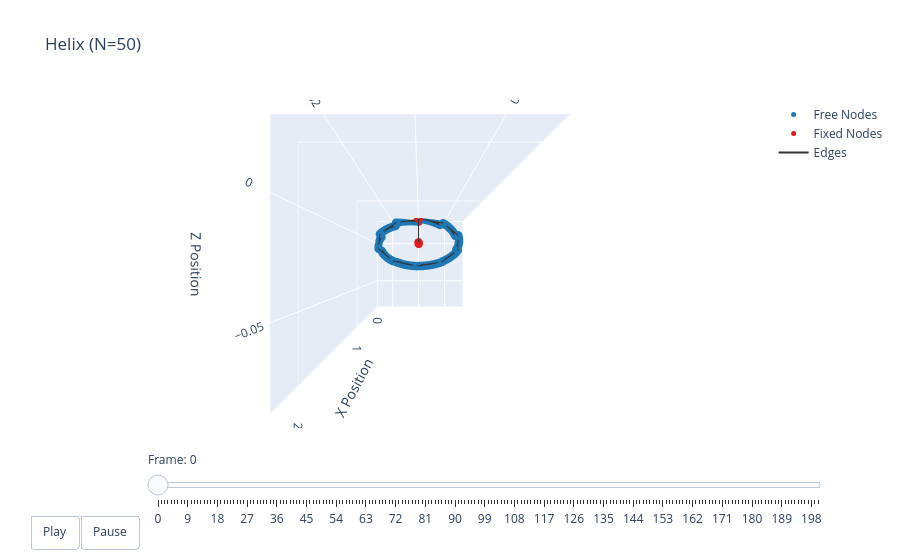

Source (notebook cell):
### Code cell
options = dismech.AnimationOptions(title='Helix (N=50)', plot_step=1, camera_view=(0,0))

fig = dismech.get_interactive_animation_plotly(robot, t_arr, qs, options)
fig.show()

### Figure 1 — Plotly figure (JSON) as saved in the notebook; plotly's stock layout.template omitted (floating-point values rounded to 4 significant figures; data arrays with more than 128 entries replaced by an {"elided": "..."} marker saying what was removed)
{"data": [{"marker": {"color": "#1f78b4", "size": 5}, "mode": "markers", "name": "Free Nodes", "type": "scatter3d", "x": [0.00202, 0.00404, 0.006061, 0.008081, 0.0101, 0.01212, 0.01414, 0.01616, 0.01818, 0.0202, 0.02222, 0.02424, 0.02626, 0.02828, 0.0303, 0.03232, 0.03434, 0.03636, 0.03838, 0.0404, 0.04242, 0.04444, 0.04646, 0.04849, 0.05051, 0.05253, 0.05455, 0.05657, 0.05859, 0.06061, 0.06263, 0.06465, 0.06667, 0.06869, 0.07071, 0.07273, 0.07475, 0.07677, 0.07879, 0.08081, 0.08283, 0.08485, 0.08687, 0.08889, 0.09091, 0.09293, 0.09495, 0.09697, 0.09899, 0.101, 0.103, 0.1051, 0.1071, 0.1091, 0.1111, 0.1131, 0.1152, 0.1172, 0.1192, 0.1212, 0.1232, 0.1253, 0.1273, 0.1293, 0.1313, 0.1333, 0.1354, 0.1374, 0.1394, 0.1414, 0.1434, 0.1455, 0.1475, 0.1495, 0.1515, 0.1535, 0.1556, 0.1576, 0.1596, 0.1616, 0.1636, 0.1657, 0.1677, 0.1697, 0.1717, 0.1737, 0.1758, 0.1778, 0.1798, 0.1818, 0.1838, 0.1859, 0.1879, 0.1899, 0.1919, 0.1939, 0.196, 0.198], "y": [-0.01779, -0.02865, -0.02835, -0.01701, 0.000952, 0.01854, 0.02891, 0.02802, 0.01622, -0.001903, -0.01928, -0.02915, -0.02767, -0.01541, 0.002852, 0.02, 0.02936, 0.02729, 0.01459, -0.003798, -0.0207, -0.02954, -0.02688, -0.01375, 0.00474, 0.02138, 0.02969, 0.02644, 0.01289, -0.005678, -0.02204, -0.02982, -0.02598, -0.01203, 0.006609, 0.02267, 0.02991, 0.02549, 0.01115, -0.007534, -0.02328, -0.02997, -0.02498, -0.01026, 0.008452, 0.02387, 0.03, 0.02444, 0.009361, -0.009361, -0.02444, -0.03, -0.02387, -0.008452, 0.01026, 0.02498, 0.02997, 0.02328, 0.007534, -0.01115, -0.02549, -0.02991, -0.02267, -0.006609, 0.01203, 0.02598, 0.02982, 0.02204, 0.005678, -0.01289, -0.02644, -0.02969, -0.02138, -0.00474, 0.01375, 0.02688, 0.02954, 0.0207, 0.003798, -0.01459, -0.02729, -0.02936, -0.02, -0.002852, 0.01541, 0.02767, 0.02915, 0.01928, 0.001903, -0.01622, -0.02802, -0.02891, -0.01854, -0.000952, 0.01701, 0.02835, 0.02865, 0.01779], "z": [0.02416, 0.008908, -0.009812, -0.02471, -0.02999, -0.02358, -0.007994, 0.01071, 0.02524, 0.02994, 0.02298, 0.007073, -0.01159, -0.02574, -0.02986, -0.02236, -0.006144, 0.01246, 0.02621, 0.02976, 0.02171, 0.005209, -0.01332, -0.02667, -0.02962, -0.02104, -0.004269, 0.01417, 0.02709, 0.02946, 0.02036, 0.003325, -0.015, -0.02748, -0.02926, -0.01965, -0.002377, 0.01582, 0.02785, 0.02904, 0.01892, 0.001427, -0.01662, -0.02819, -0.02879, -0.01817, -0.000476, 0.0174, 0.0285, 0.0285, 0.0174, -0.000476, -0.01817, -0.02879, -0.02819, -0.01662, 0.001427, 0.01892, 0.02904, 0.02785, 0.01582, -0.002377, -0.01965, -0.02926, -0.02748, -0.015, 0.003325, 0.02036, 0.02946, 0.02709, 0.01417, -0.004269, -0.02104, -0.02962, -0.02667, -0.01332, 0.005209, 0.02171, 0.02976, 0.02621, 0.01246, -0.006144, -0.02236, -0.02986, -0.02574, -0.01159, 0.007073, 0.02298, 0.02994, 0.02524, 0.01071, -0.007994, -0.02358, -0.02999, -0.02471, -0.009812, 0.008908, 0.02416]}, {"marker": {"color": "#e31a1c", "size": 5}, "mode": "markers", "name": "Fixed Nodes", "type": "scatter3d", "x": [0.0, 0.0, 0.2, 0.2], "y": [0.0, 0.0, 0.0, 0.0], "z": [0.0, 0.03, 0.03, 0.0]}, {"line": {"color": "#333333", "width": 2}, "mode": "lines", "name": "Edges", "type": "scatter3d", "x": {"elided": "303 float values"}, "y": {"elided": "303 float values"}, "z": {"elided": "303 float values"}}, {"color": "rgba(166, 206, 227, 0.7)", "i": [], "j": [], "k": [], "name": "Faces", "opacity": 0.7, "showscale": false, "type": "mesh3d", "x": [0.0, 0.0, 0.00202, 0.00404, 0.006061, 0.008081, 0.0101, 0.01212, 0.01414, 0.01616, 0.01818, 0.0202, 0.02222, 0.02424, 0.02626, 0.02828, 0.0303, 0.03232, 0.03434, 0.03636, 0.03838, 0.0404, 0.04242, 0.04444, 0.04646, 0.04849, 0.05051, 0.05253, 0.05455, 0.05657, 0.05859, 0.06061, 0.06263, 0.06465, 0.06667, 0.06869, 0.07071, 0.07273, 0.07475, 0.07677, 0.07879, 0.08081, 0.08283, 0.08485, 0.08687, 0.08889, 0.09091, 0.09293, 0.09495, 0.09697, 0.09899, 0.101, 0.103, 0.1051, 0.1071, 0.1091, 0.1111, 0.1131, 0.1152, 0.1172, 0.1192, 0.1212, 0.1232, 0.1253, 0.1273, 0.1293, 0.1313, 0.1333, 0.1354, 0.1374, 0.1394, 0.1414, 0.1434, 0.1455, 0.1475, 0.1495, 0.1515, 0.1535, 0.1556, 0.1576, 0.1596, 0.1616, 0.1636, 0.1657, 0.1677, 0.1697, 0.1717, 0.1737, 0.1758, 0.1778, 0.1798, 0.1818, 0.1838, 0.1859, 0.1879, 0.1899, 0.1919, 0.1939, 0.196, 0.198, 0.2, 0.2], "y": [0.0, 0.0, -0.01779, -0.02865, -0.02835, -0.01701, 0.000952, 0.01854, 0.02891, 0.02802, 0.01622, -0.001903, -0.01928, -0.02915, -0.02767, -0.01541, 0.002852, 0.02, 0.02936, 0.02729, 0.01459, -0.003798, -0.0207, -0.02954, -0.02688, -0.01375, 0.00474, 0.02138, 0.02969, 0.02644, 0.01289, -0.005678, -0.02204, -0.02982, -0.02598, -0.01203, 0.006609, 0.02267, 0.02991, 0.02549, 0.01115, -0.007534, -0.02328, -0.02997, -0.02498, -0.01026, 0.008452, 0.02387, 0.03, 0.02444, 0.009361, -0.009361, -0.02444, -0.03, -0.02387, -0.008452, 0.01026, 0.02498, 0.02997, 0.02328, 0.007534, -0.01115, -0.02549, -0.02991, -0.02267, -0.006609, 0.01203, 0.02598, 0.02982, 0.02204, 0.005678, -0.01289, -0.02644, -0.02969, -0.02138, -0.00474, 0.01375, 0.02688, 0.02954, 0.0207, 0.003798, -0.01459, -0.02729, -0.02936, -0.02, -0.002852, 0.01541, 0.02767, 0.02915, 0.01928, 0.001903, -0.01622, -0.02802, -0.02891, -0.01854, -0.000952, 0.01701, 0.02835, 0.02865, 0.01779, 0.0, 0.0], "z": [0.0, 0.03, 0.02416, 0.008908, -0.009812, -0.02471, -0.02999, -0.02358, -0.007994, 0.01071, 0.02524, 0.02994, 0.02298, 0.007073, -0.01159, -0.02574, -0.02986, -0.02236, -0.006144, 0.01246, 0.02621, 0.02976, 0.02171, 0.005209, -0.01332, -0.02667, -0.02962, -0.02104, -0.004269, 0.01417, 0.02709, 0.02946, 0.02036, 0.003325, -0.015, -0.02748, -0.02926, -0.01965, -0.002377, 0.01582, 0.02785, 0.02904, 0.01892, 0.001427, -0.01662, -0.02819, -0.02879, -0.01817, -0.000476, 0.0174, 0.0285, 0.0285, 0.0174, -0.000476, -0.01817, -0.02879, -0.02819, -0.01662, 0.001427, 0.01892, 0.02904, 0.02785, 0.01582, -0.002377, -0.01965, -0.02926, -0.02748, -0.015, 0.003325, 0.02036, 0.02946, 0.02709, 0.01417, -0.004269, -0.02104, -0.02962, -0.02667, -0.01332, 0.005209, 0.02171, 0.02976, 0.02621, 0.01246, -0.006144, -0.02236, -0.02986, -0.02574, -0.01159, 0.007073, 0.02298, 0.02994, 0.02524, 0.01071, -0.007994, -0.02358, -0.02999, -0.02471, -0.009812, 0.008908, 0.02416, 0.03, 0.0]}], "layout": {"scene": {"camera": {"eye": {"x": 2, "y": 0, "z": 0}}, "xaxis": {"range": [0, 2.2], "title": {"text": "X Position"}}, "yaxis": {"range": [-0.03167, 0.03389], "title": {"text": "Y Position"}}, "zaxis": {"range": [-0.08493, 0.03], "title": {"text": "Z Position"}}}, "sliders": [{"currentvalue": {"prefix": "Frame: "}, "steps": [{"args": [["0"], {"frame": {"duration": 50, "redraw": true}, "mode": "immediate"}], "label": "0", "method": "animate"}, {"args": [["1"], {"frame": {"duration": 50, "redraw": true}, "mode": "immediate"}], "label": "1", "method": "animate"}, {"args": [["2"], {"frame": {"duration": 50, "redraw": true}, "mode": "immediate"}], "label": "2", "method": "animate"}, {"args": [["3"], {"frame": {"duration": 50, "redraw": true}, "mode": "immediate"}], "label": "3", "method": "animate"}, {"args": [["4"], {"frame": {"duration": 50, "redraw": true}, "mode": "immediate"}], "label": "4", "method": "animate"}, {"args": [["5"], {"frame": {"duration": 50, "redraw": true}, "mode": "immediate"}], "label": "5", "method": "animate"}, {"args": [["6"], {"frame": {"duration": 50, "redraw": true}, "mode": "immediate"}], "label": "6", "method": "animate"}, {"args": [["7"], {"frame": {"duration": 50, "redraw": true}, "mode": "immediate"}], "label": "7", "method": "animate"}, {"args": [["8"], {"frame": {"duration": 50, "redraw": true}, "mode": "immediate"}], "label": "8", "method": "animate"}, {"args": [["9"], {"frame": {"duration": 50, "redraw": true}, "mode": "immediate"}], "label": "9", "method": "animate"}, {"args": [["10"], {"frame": {"duration": 50, "redraw": true}, "mode": "immediate"}], "label": "10", "method": "animate"}, {"args": [["11"], {"frame": {"duration": 50, "redraw": true}, "mode": "immediate"}], "label": "11", "method": "animate"}, {"args": [["12"], {"frame": {"duration": 50, "redraw": true}, "mode": "immediate"}], "label": "12", "method": "animate"}, {"args": [["13"], {"frame": {"duration": 50, "redraw": true}, "mode": "immediate"}], "label": "13", "method": "animate"}, {"args": [["14"], {"frame": {"duration": 50, "redraw": true}, "mode": "immediate"}], "label": "14", "method": "animate"}, {"args": [["15"], {"frame": {"duration": 50, "redraw": true}, "mode": "immediate"}], "label": "15", "method": "animate"}, {"args": [["16"], {"frame": {"duration": 50, "redraw": true}, "mode": "immediate"}], "label": "16", "method": "animate"}, {"args": [["17"], {"frame": {"duration": 50, "redraw": true}, "mode": "immediate"}], "label": "17", "method": "animate"}, {"args": [["18"], {"frame": {"duration": 50, "redraw": true}, "mode": "immediate"}], "label": "18", "method": "animate"}, {"args": [["19"], {"frame": {"duration": 50, "redraw": true}, "mode": "immediate"}], "label": "19", "method": "animate"}, {"args": [["20"], {"frame": {"duration": 50, "redraw": true}, "mode": "immediate"}], "label": "20", "method": "animate"}, {"args": [["21"], {"frame": {"duration": 50, "redraw": true}, "mode": "immediate"}], "label": "21", "method": "animate"}, {"args": [["22"], {"frame": {"duration": 50, "redraw": true}, "mode": "immediate"}], "label": "22", "method": "animate"}, {"args": [["23"], {"frame": {"duration": 50, "redraw": true}, "mode": "immediate"}], "label": "23", "method": "animate"}, {"args": [["24"], {"frame": {"duration": 50, "redraw": true}, "mode": "immediate"}], "label": "24", "method": "animate"}, {"args": [["25"], {"frame": {"duration": 50, "redraw": true}, "mode": "immediate"}], "label": "25", "method": "animate"}, {"args": [["26"], {"frame": {"duration": 50, "redraw": true}, "mode": "immediate"}], "label": "26", "method": "animate"}, {"args": [["27"], {"frame": {"duration": 50, "redraw": true}, "mode": "immediate"}], "label": "27", "method": "animate"}, {"args": [["28"], {"frame": {"duration": 50, "redraw": true}, "mode": "immediate"}], "label": "28", "method": "animate"}, {"args": [["29"], {"frame": {"duration": 50, "redraw": true}, "mode": "immediate"}], "label": "29", "method": "animate"}, {"args": [["30"], {"frame": {"duration": 50, "redraw": true}, "mode": "immediate"}], "label": "30", "method": "animate"}, {"args": [["31"], {"frame": {"duration": 50, "redraw": true}, "mode": "immediate"}], "label": "31", "method": "animate"}, {"args": [["32"], {"frame": {"duration": 50, "redraw": true}, "mode": "immediate"}], "label": "32", "method": "animate"}, {"args": [["33"], {"frame": {"duration": 50, "redraw": true}, "mode": "immediate"}], "label": "33", "method": "animate"}, {"args": [["34"], {"frame": {"duration": 50, "redraw": true}, "mode": "immediate"}], "label": "34", "method": "animate"}, {"args": [["35"], {"frame": {"duration": 50, "redraw": true}, "mode": "immediate"}], "label": "35", "method": "animate"}, {"args": [["36"], {"frame": {"duration": 50, "redraw": true}, "mode": "immediate"}], "label": "36", "method": "animate"}, {"args": [["37"], {"frame": {"duration": 50, "redraw": true}, "mode": "immediate"}], "label": "37", "method": "animate"}, {"args": [["38"], {"frame": {"duration": 50, "redraw": true}, "mode": "immediate"}], "label": "38", "method": "animate"}, {"args": [["39"], {"frame": {"duration": 50, "redraw": true}, "mode": "immediate"}], "label": "39", "method": "animate"}, {"args": [["40"], {"frame": {"duration": 50, "redraw": true}, "mode": "immediate"}], "label": "40", "method": "animate"}, {"args": [["41"], {"frame": {"duration": 50, "redraw": true}, "mode": "immediate"}], "label": "41", "method": "animate"}, {"args": [["42"], {"frame": {"duration": 50, "redraw": true}, "mode": "immediate"}], "label": "42", "method": "animate"}, {"args": [["43"], {"frame": {"duration": 50, "redraw": true}, "mode": "immediate"}], "label": "43", "method": "animate"}, {"args": [["44"], {"frame": {"duration": 50, "redraw": true}, "mode": "immediate"}], "label": "44", "method": "animate"}, {"args": [["45"], {"frame": {"duration": 50, "redraw": true}, "mode": "immediate"}], "label": "45", "method": "animate"}, {"args": [["46"], {"frame": {"duration": 50, "redraw": true}, "mode": "immediate"}], "label": "46", "method": "animate"}, {"args": [["47"], {"frame": {"duration": 50, "redraw": true}, "mode": "immediate"}], "label": "47", "method": "animate"}, {"args": [["48"], {"frame": {"duration": 50, "redraw": true}, "mode": "immediate"}], "label": "48", "method": "animate"}, {"args": [["49"], {"frame": {"duration": 50, "redraw": true}, "mode": "immediate"}], "label": "49", "method": "animate"}, {"args": [["50"], {"frame": {"duration": 50, "redraw": true}, "mode": "immediate"}], "label": "50", "method": "animate"}, {"args": [["51"], {"frame": {"duration": 50, "redraw": true}, "mode": "immediate"}], "label": "51", "method": "animate"}, {"args": [["52"], {"frame": {"duration": 50, "redraw": true}, "mode": "immediate"}], "label": "52", "method": "animate"}, {"args": [["53"], {"frame": {"duration": 50, "redraw": true}, "mode": "immediate"}], "label": "53", "method": "animate"}, {"args": [["54"], {"frame": {"duration": 50, "redraw": true}, "mode": "immediate"}], "label": "54", "method": "animate"}, {"args": [["55"], {"frame": {"duration": 50, "redraw": true}, "mode": "immediate"}], "label": "55", "method": "animate"}, {"args": [["56"], {"frame": {"duration": 50, "redraw": true}, "mode": "immediate"}], "label": "56", "method": "animate"}, {"args": [["57"], {"frame": {"duration": 50, "redraw": true}, "mode": "immediate"}], "label": "57", "method": "animate"}, {"args": [["58"], {"frame": {"duration": 50, "redraw": true}, "mode": "immediate"}], "label": "58", "method": "animate"}, {"args": [["59"], {"frame": {"duration": 50, "redraw": true}, "mode": "immediate"}], "label": "59", "method": "animate"}, {"args": [["60"], {"frame": {"duration": 50, "redraw": true}, "mode": "immediate"}], "label": "60", "method": "animate"}, {"args": [["61"], {"frame": {"duration": 50, "redraw": true}, "mode": "immediate"}], "label": "61", "method": "animate"}, {"args": [["62"], {"frame": {"duration": 50, "redraw": true}, "mode": "immediate"}], "label": "62", "method": "animate"}, {"args": [["63"], {"frame": {"duration": 50, "redraw": true}, "mode": "immediate"}], "label": "63", "method": "animate"}, {"args": [["64"], {"frame": {"duration": 50, "redraw": true}, "mode": "immediate"}], "label": "64", "method": "animate"}, {"args": [["65"], {"frame": {"duration": 50, "redraw": true}, "mode": "immediate"}], "label": "65", "method": "animate"}, {"args": [["66"], {"frame": {"duration": 50, "redraw": true}, "mode": "immediate"}], "label": "66", "method": "animate"}, {"args": [["67"], {"frame": {"duration": 50, "redraw": true}, "mode": "immediate"}], "label": "67", "method": "animate"}, {"args": [["68"], {"frame": {"duration": 50, "redraw": true}, "mode": "immediate"}], "label": "68", "method": "animate"}, {"args": [["69"], {"frame": {"duration": 50, "redraw": true}, "mode": "immediate"}], "label": "69", "method": "animate"}, {"args": [["70"], {"frame": {"duration": 50, "redraw": true}, "mode": "immediate"}], "label": "70", "method": "animate"}, {"args": [["71"], {"frame": {"duration": 50, "redraw": true}, "mode": "immediate"}], "label": "71", "method": "animate"}, {"args": [["72"], {"frame": {"duration": 50, "redraw": true}, "mode": "immediate"}], "label": "72", "method": "animate"}, {"args": [["73"], {"frame": {"duration": 50, "redraw": true}, "mode": "immediate"}], "label": "73", "method": "animate"}, {"args": [["74"], {"frame": {"duration": 50, "redraw": true}, "mode": "immediate"}], "label": "74", "method": "animate"}, {"args": [["75"], {"frame": {"duration": 50, "redraw": true}, "mode": "immediate"}], "label": "75", "method": "animate"}, {"args": [["76"], {"frame": {"duration": 50, "redraw": true}, "mode": "immediate"}], "label": "76", "method": "animate"}, {"args": [["77"], {"frame": {"duration": 50, "redraw": true}, "mode": "immediate"}], "label": "77", "method": "animate"}, {"args": [["78"], {"frame": {"duration": 50, "redraw": true}, "mode": "immediate"}], "label": "78", "method": "animate"}, {"args": [["79"], {"frame": {"duration": 50, "redraw": true}, "mode": "immediate"}], "label": "79", "method": "animate"}, {"args": [["80"], {"frame": {"duration": 50, "redraw": true}, "mode": "immediate"}], "label": "80", "method": "animate"}, {"args": [["81"], {"frame": {"duration": 50, "redraw": true}, "mode": "immediate"}], "label": "81", "method": "animate"}, {"args": [["82"], {"frame": {"duration": 50, "redraw": true}, "mode": "immediate"}], "label": "82", "method": "animate"}, {"args": [["83"], {"frame": {"duration": 50, "redraw": true}, "mode": "immediate"}], "label": "83", "method": "animate"}, {"args": [["84"], {"frame": {"duration": 50, "redraw": true}, "mode": "immediate"}], "label": "84", "method": "animate"}, {"args": [["85"], {"frame": {"duration": 50, "redraw": true}, "mode": "immediate"}], "label": "85", "method": "animate"}, {"args": [["86"], {"frame": {"duration": 50, "redraw": true}, "mode": "immediate"}], "label": "86", "method": "animate"}, {"args": [["87"], {"frame": {"duration": 50, "redraw": true}, "mode": "immediate"}], "label": "87", "method": "animate"}, {"args": [["88"], {"frame": {"duration": 50, "redraw": true}, "mode": "immediate"}], "label": "88", "method": "animate"}, {"args": [["89"], {"frame": {"duration": 50, "redraw": true}, "mode": "immediate"}], "label": "89", "method": "animate"}, {"args": [["90"], {"frame": {"duration": 50, "redraw": true}, "mode": "immediate"}], "label": "90", "method": "animate"}, {"args": [["91"], {"frame": {"duration": 50, "redraw": true}, "mode": "immediate"}], "label": "91", "method": "animate"}, {"args": [["92"], {"frame": {"duration": 50, "redraw": true}, "mode": "immediate"}], "label": "92", "method": "animate"}, {"args": [["93"], {"frame": {"duration": 50, "redraw": true}, "mode": "immediate"}], "label": "93", "method": "animate"}, {"args": [["94"], {"frame": {"duration": 50, "redraw": true}, "mode": "immediate"}], "label": "94", "method": "animate"}, {"args": [["95"], {"frame": {"duration": 50, "redraw": true}, "mode": "immediate"}], "label": "95", "method": "animate"}, {"args": [["96"], {"frame": {"duration": 50, "redraw": true}, "mode": "immediate"}], "label": "96", "method": "animate"}, {"args": [["97"], {"frame": {"duration": 50, "redraw": true}, "mode": "immediate"}], "label": "97", "method": "animate"}, {"args": [["98"], {"frame": {"duration": 50, "redraw": true}, "mode": "immediate"}], "label": "98", "method": "animate"}, {"args": [["99"], {"frame": {"duration": 50, "redraw": true}, "mode": "immediate"}], "label": "99", "method": "animate"}, {"args": [["100"], {"frame": {"duration": 50, "redraw": true}, "mode": "immediate"}], "label": "100", "method": "animate"}, {"args": [["101"], {"frame": {"duration": 50, "redraw": true}, "mode": "immediate"}], "label": "101", "method": "animate"}, {"args": [["102"], {"frame": {"duration": 50, "redraw": true}, "mode": "immediate"}], "label": "102", "method": "animate"}, {"args": [["103"], {"frame": {"duration": 50, "redraw": true}, "mode": "immediate"}], "label": "103", "method": "animate"}, {"args": [["104"], {"frame": {"duration": 50, "redraw": true}, "mode": "immediate"}], "label": "104", "method": "animate"}, {"args": [["105"], {"frame": {"duration": 50, "redraw": true}, "mode": "immediate"}], "label": "105", "method": "animate"}, {"args": [["106"], {"frame": {"duration": 50, "redraw": true}, "mode": "immediate"}], "label": "106", "method": "animate"}, {"args": [["107"], {"frame": {"duration": 50, "redraw": true}, "mode": "immediate"}], "label": "107", "method": "animate"}, {"args": [["108"], {"frame": {"duration": 50, "redraw": true}, "mode": "immediate"}], "label": "108", "method": "animate"}, {"args": [["109"], {"frame": {"duration": 50, "redraw": true}, "mode": "immediate"}], "label": "109", "method": "animate"}, {"args": [["110"], {"frame": {"duration": 50, "redraw": true}, "mode": "immediate"}], "label": "110", "method": "animate"}, {"args": [["111"], {"frame": {"duration": 50, "redraw": true}, "mode": "immediate"}], "label": "111", "method": "animate"}, {"args": [["112"], {"frame": {"duration": 50, "redraw": true}, "mode": "immediate"}], "label": "112", "method": "animate"}, {"args": [["113"], {"frame": {"duration": 50, "redraw": true}, "mode": "immediate"}], "label": "113", "method": "animate"}, {"args": [["114"], {"frame": {"duration": 50, "redraw": true}, "mode": "immediate"}], "label": "114", "method": "animate"}, {"args": [["115"], {"frame": {"duration": 50, "redraw": true}, "mode": "immediate"}], "label": "115", "method": "animate"}, {"args": [["116"], {"frame": {"duration": 50, "redraw": true}, "mode": "immediate"}], "label": "116", "method": "animate"}, {"args": [["117"], {"frame": {"duration": 50, "redraw": true}, "mode": "immediate"}], "label": "117", "method": "animate"}, {"args": [["118"], {"frame": {"duration": 50, "redraw": true}, "mode": "immediate"}], "label": "118", "method": "animate"}, {"args": [["119"], {"frame": {"duration": 50, "redraw": true}, "mode": "immediate"}], "label": "119", "method": "animate"}, {"args": [["120"], {"frame": {"duration": 50, "redraw": true}, "mode": "immediate"}], "label": "120", "method": "animate"}, {"args": [["121"], {"frame": {"duration": 50, "redraw": true}, "mode": "immediate"}], "label": "121", "method": "animate"}, {"args": [["122"], {"frame": {"duration": 50, "redraw": true}, "mode": "immediate"}], "label": "122", "method": "animate"}, {"args": [["123"], {"frame": {"duration": 50, "redraw": true}, "mode": "immediate"}], "label": "123", "method": "animate"}, {"args": [["124"], {"frame": {"duration": 50, "redraw": true}, "mode": "immediate"}], "label": "124", "method": "animate"}, {"args": [["125"], {"frame": {"duration": 50, "redraw": true}, "mode": "immediate"}], "label": "125", "method": "animate"}, {"args": [["126"], {"frame": {"duration": 50, "redraw": true}, "mode": "immediate"}], "label": "126", "method": "animate"}, {"args": [["127"], {"frame": {"duration": 50, "redraw": true}, "mode": "immediate"}], "label": "127", "method": "animate"}, {"args": [["128"], {"frame": {"duration": 50, "redraw": true}, "mode": "immediate"}], "label": "128", "method": "animate"}, {"args": [["129"], {"frame": {"duration": 50, "redraw": true}, "mode": "immediate"}], "label": "129", "method": "animate"}, {"args": [["130"], {"frame": {"duration": 50, "redraw": true}, "mode": "immediate"}], "label": "130", "method": "animate"}, {"args": [["131"], {"frame": {"duration": 50, "redraw": true}, "mode": "immediate"}], "label": "131", "method": "animate"}, {"args": [["132"], {"frame": {"duration": 50, "redraw": true}, "mode": "immediate"}], "label": "132", "method": "animate"}, {"args": [["133"], {"frame": {"duration": 50, "redraw": true}, "mode": "immediate"}], "label": "133", "method": "animate"}, {"args": [["134"], {"frame": {"duration": 50, "redraw": true}, "mode": "immediate"}], "label": "134", "method": "animate"}, {"args": [["135"], {"frame": {"duration": 50, "redraw": true}, "mode": "immediate"}], "label": "135", "method": "animate"}, {"args": [["136"], {"frame": {"duration": 50, "redraw": true}, "mode": "immediate"}], "label": "136", "method": "animate"}, {"args": [["137"], {"frame": {"duration": 50, "redraw": true}, "mode": "immediate"}], "label": "137", "method": "animate"}, {"args": [["138"], {"frame": {"duration": 50, "redraw": true}, "mode": "immediate"}], "label": "138", "method": "animate"}, {"args": [["139"], {"frame": {"duration": 50, "redraw": true}, "mode": "immediate"}], "label": "139", "method": "animate"}, {"args": [["140"], {"frame": {"duration": 50, "redraw": true}, "mode": "immediate"}], "label": "140", "method": "animate"}, {"args": [["141"], {"frame": {"duration": 50, "redraw": true}, "mode": "immediate"}], "label": "141", "method": "animate"}, {"args": [["142"], {"frame": {"duration": 50, "redraw": true}, "mode": "immediate"}], "label": "142", "method": "animate"}, {"args": [["143"], {"frame": {"duration": 50, "redraw": true}, "mode": "immediate"}], "label": "143", "method": "animate"}, {"args": [["144"], {"frame": {"duration": 50, "redraw": true}, "mode": "immediate"}], "label": "144", "method": "animate"}, {"args": [["145"], {"frame": {"duration": 50, "redraw": true}, "mode": "immediate"}], "label": "145", "method": "animate"}, {"args": [["146"], {"frame": {"duration": 50, "redraw": true}, "mode": "immediate"}], "label": "146", "method": "animate"}, {"args": [["147"], {"frame": {"duration": 50, "redraw": true}, "mode": "immediate"}], "label": "147", "method": "animate"}, {"args": [["148"], {"frame": {"duration": 50, "redraw": true}, "mode": "immediate"}], "label": "148", "method": "animate"}, {"args": [["149"], {"frame": {"duration": 50, "redraw": true}, "mode": "immediate"}], "label": "149", "method": "animate"}, {"args": [["150"], {"frame": {"duration": 50, "redraw": true}, "mode": "immediate"}], "label": "150", "method": "animate"}, {"args": [["151"], {"frame": {"duration": 50, "redraw": true}, "mode": "immediate"}], "label": "151", "method": "animate"}, {"args": [["152"], {"frame": {"duration": 50, "redraw": true}, "mode": "immediate"}], "label": "152", "method": "animate"}, {"args": [["153"], {"frame": {"duration": 50, "redraw": true}, "mode": "immediate"}], "label": "153", "method": "animate"}, {"args": [["154"], {"frame": {"duration": 50, "redraw": true}, "mode": "immediate"}], "label": "154", "method": "animate"}, {"args": [["155"], {"frame": {"duration": 50, "redraw": true}, "mode": "immediate"}], "label": "155", "method": "animate"}, {"args": [["156"], {"frame": {"duration": 50, "redraw": true}, "mode": "immediate"}], "label": "156", "method": "animate"}, {"args": [["157"], {"frame": {"duration": 50, "redraw": true}, "mode": "immediate"}], "label": "157", "method": "animate"}, {"args": [["158"], {"frame": {"duration": 50, "redraw": true}, "mode": "immediate"}], "label": "158", "method": "animate"}, {"args": [["159"], {"frame": {"duration": 50, "redraw": true}, "mode": "immediate"}], "label": "159", "method": "animate"}, {"args": [["160"], {"frame": {"duration": 50, "redraw": true}, "mode": "immediate"}], "label": "160", "method": "animate"}, {"args": [["161"], {"frame": {"duration": 50, "redraw": true}, "mode": "immediate"}], "label": "161", "method": "animate"}, {"args": [["162"], {"frame": {"duration": 50, "redraw": true}, "mode": "immediate"}], "label": "162", "method": "animate"}, {"args": [["163"], {"frame": {"duration": 50, "redraw": true}, "mode": "immediate"}], "label": "163", "method": "animate"}, {"args": [["164"], {"frame": {"duration": 50, "redraw": true}, "mode": "immediate"}], "label": "164", "method": "animate"}, {"args": [["165"], {"frame": {"duration": 50, "redraw": true}, "mode": "immediate"}], "label": "165", "method": "animate"}, {"args": [["166"], {"frame": {"duration": 50, "redraw": true}, "mode": "immediate"}], "label": "166", "method": "animate"}, {"args": [["167"], {"frame": {"duration": 50, "redraw": true}, "mode": "immediate"}], "label": "167", "method": "animate"}, {"args": [["168"], {"frame": {"duration": 50, "redraw": true}, "mode": "immediate"}], "label": "168", "method": "animate"}, {"args": [["169"], {"frame": {"duration": 50, "redraw": true}, "mode": "immediate"}], "label": "169", "method": "animate"}, {"args": [["170"], {"frame": {"duration": 50, "redraw": true}, "mode": "immediate"}], "label": "170", "method": "animate"}, {"args": [["171"], {"frame": {"duration": 50, "redraw": true}, "mode": "immediate"}], "label": "171", "method": "animate"}, {"args": [["172"], {"frame": {"duration": 50, "redraw": true}, "mode": "immediate"}], "label": "172", "method": "animate"}, {"args": [["173"], {"frame": {"duration": 50, "redraw": true}, "mode": "immediate"}], "label": "173", "method": "animate"}, {"args": [["174"], {"frame": {"duration": 50, "redraw": true}, "mode": "immediate"}], "label": "174", "method": "animate"}, {"args": [["175"], {"frame": {"duration": 50, "redraw": true}, "mode": "immediate"}], "label": "175", "method": "animate"}, {"args": [["176"], {"frame": {"duration": 50, "redraw": true}, "mode": "immediate"}], "label": "176", "method": "animate"}, {"args": [["177"], {"frame": {"duration": 50, "redraw": true}, "mode": "immediate"}], "label": "177", "method": "animate"}, {"args": [["178"], {"frame": {"duration": 50, "redraw": true}, "mode": "immediate"}], "label": "178", "method": "animate"}, {"args": [["179"], {"frame": {"duration": 50, "redraw": true}, "mode": "immediate"}], "label": "179", "method": "animate"}, {"args": [["180"], {"frame": {"duration": 50, "redraw": true}, "mode": "immediate"}], "label": "180", "method": "animate"}, {"args": [["181"], {"frame": {"duration": 50, "redraw": true}, "mode": "immediate"}], "label": "181", "method": "animate"}, {"args": [["182"], {"frame": {"duration": 50, "redraw": true}, "mode": "immediate"}], "label": "182", "method": "animate"}, {"args": [["183"], {"frame": {"duration": 50, "redraw": true}, "mode": "immediate"}], "label": "183", "method": "animate"}, {"args": [["184"], {"frame": {"duration": 50, "redraw": true}, "mode": "immediate"}], "label": "184", "method": "animate"}, {"args": [["185"], {"frame": {"duration": 50, "redraw": true}, "mode": "immediate"}], "label": "185", "method": "animate"}, {"args": [["186"], {"frame": {"duration": 50, "redraw": true}, "mode": "immediate"}], "label": "186", "method": "animate"}, {"args": [["187"], {"frame": {"duration": 50, "redraw": true}, "mode": "immediate"}], "label": "187", "method": "animate"}, {"args": [["188"], {"frame": {"duration": 50, "redraw": true}, "mode": "immediate"}], "label": "188", "method": "animate"}, {"args": [["189"], {"frame": {"duration": 50, "redraw": true}, "mode": "immediate"}], "label": "189", "method": "animate"}, {"args": [["190"], {"frame": {"duration": 50, "redraw": true}, "mode": "immediate"}], "label": "190", "method": "animate"}, {"args": [["191"], {"frame": {"duration": 50, "redraw": true}, "mode": "immediate"}], "label": "191", "method": "animate"}, {"args": [["192"], {"frame": {"duration": 50, "redraw": true}, "mode": "immediate"}], "label": "192", "method": "animate"}, {"args": [["193"], {"frame": {"duration": 50, "redraw": true}, "mode": "immediate"}], "label": "193", "method": "animate"}, {"args": [["194"], {"frame": {"duration": 50, "redraw": true}, "mode": "immediate"}], "label": "194", "method": "animate"}, {"args": [["195"], {"frame": {"duration": 50, "redraw": true}, "mode": "immediate"}], "label": "195", "method": "animate"}, {"args": [["196"], {"frame": {"duration": 50, "redraw": true}, "mode": "immediate"}], "label": "196", "method": "animate"}, {"args": [["197"], {"frame": {"duration": 50, "redraw": true}, "mode": "immediate"}], "label": "197", "method": "animate"}, {"args": [["198"], {"frame": {"duration": 50, "redraw": true}, "mode": "immediate"}], "label": "198", "method": "animate"}, {"args": [["199"], {"frame": {"duration": 50, "redraw": true}, "mode": "immediate"}], "label": "199", "method": "animate"}, {"args": [["200"], {"frame": {"duration": 50, "redraw": true}, "mode": "immediate"}], "label": "200", "method": "animate"}], "transition": {"duration": 0}, "x": 0.1, "y": 0}], "title": {"text": "Helix (N=50)"}, "updatemenus": [{"buttons": [{"args": [null, {"frame": {"duration": 50, "redraw": true}, "fromcurrent": true}], "label": "Play", "method": "animate"}, {"args": [[null], {"frame": {"duration": 0, "redraw": true}, "mode": "immediate"}], "label": "Pause", "method": "animate"}], "direction": "left", "pad": {"r": 10, "t": 87}, "showactive": false, "type": "buttons", "x": 0.1, "xanchor": "right", "y": 0, "yanchor": "top"}]}}
